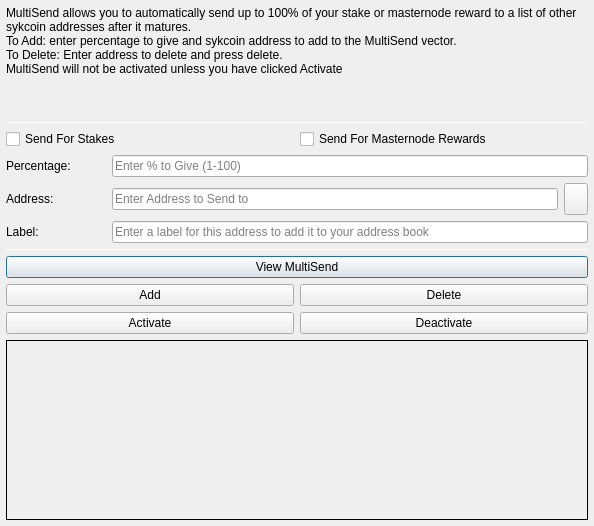
<?xml version="1.0" encoding="UTF-8"?>
<ui version="4.0">
 <class>MultiSendDialog</class>
 <widget class="QDialog" name="MultiSendDialog">
  <property name="windowModality">
   <enum>Qt::NonModal</enum>
  </property>
  <property name="geometry">
   <rect>
    <x>0</x>
    <y>0</y>
    <width>594</width>
    <height>526</height>
   </rect>
  </property>
  <property name="windowTitle">
   <string>MultiSend</string>
  </property>
  <layout class="QVBoxLayout" name="verticalLayout" stretch="0">
   <property name="margin">
    <number>6</number>
   </property>
   <item>
    <layout class="QVBoxLayout" name="verticalLayout_Main" stretch="1,1,1,0,1,1,1">
     <item>
      <widget class="QLabel" name="label_2">
       <property name="lineWidth">
        <number>1</number>
       </property>
       <property name="text">
        <string>MultiSend allows you to automatically send up to 100% of your stake or masternode reward to a list of other sykcoin addresses after it matures.
To Add: enter percentage to give and sykcoin address to add to the MultiSend vector.
To Delete: Enter address to delete and press delete.
MultiSend will not be activated unless you have clicked Activate</string>
       </property>
       <property name="alignment">
        <set>Qt::AlignLeading|Qt::AlignLeft|Qt::AlignTop</set>
       </property>
       <property name="wordWrap">
        <bool>true</bool>
       </property>
      </widget>
     </item>
     <item>
      <widget class="Line" name="line">
       <property name="minimumSize">
        <size>
         <width>0</width>
         <height>1</height>
        </size>
       </property>
       <property name="maximumSize">
        <size>
         <width>16777215</width>
         <height>1</height>
        </size>
       </property>
       <property name="orientation">
        <enum>Qt::Horizontal</enum>
       </property>
      </widget>
     </item>
     <item>
      <layout class="QVBoxLayout" name="verticalLayout_Settings">
       <item>
        <layout class="QHBoxLayout" name="horizontalLayout">
         <item>
          <widget class="QCheckBox" name="multiSendStakeCheckBox">
           <property name="text">
            <string>Send For Stakes</string>
           </property>
          </widget>
         </item>
         <item>
          <widget class="QCheckBox" name="multiSendMasternodeCheckBox">
           <property name="text">
            <string>Send For Masternode Rewards</string>
           </property>
          </widget>
         </item>
        </layout>
       </item>
       <item>
        <layout class="QHBoxLayout" name="horizontalLayout_6">
         <item>
          <widget class="QLabel" name="label">
           <property name="minimumSize">
            <size>
             <width>100</width>
             <height>0</height>
            </size>
           </property>
           <property name="toolTip">
            <string>Percentage of stake to send</string>
           </property>
           <property name="text">
            <string>Percentage:</string>
           </property>
          </widget>
         </item>
         <item>
          <widget class="QLineEdit" name="multiSendPercentEdit">
           <property name="toolTip">
            <string>Enter whole numbers 1 - 100</string>
           </property>
           <property name="placeholderText">
            <string>Enter % to Give (1-100)</string>
           </property>
          </widget>
         </item>
        </layout>
       </item>
       <item>
        <layout class="QHBoxLayout" name="horizontalLayout_7">
         <item>
          <widget class="QLabel" name="label_5">
           <property name="minimumSize">
            <size>
             <width>100</width>
             <height>0</height>
            </size>
           </property>
           <property name="toolTip">
            <string>Address to send portion of stake to</string>
           </property>
           <property name="text">
            <string>Address:</string>
           </property>
          </widget>
         </item>
         <item>
          <widget class="QLineEdit" name="multiSendAddressEdit">
           <property name="toolTip">
            <string/>
           </property>
           <property name="placeholderText">
            <string>Enter Address to Send to</string>
           </property>
          </widget>
         </item>
         <item>
          <widget class="QToolButton" name="addressBookButton">
           <property name="maximumSize">
            <size>
             <width>16777215</width>
             <height>32</height>
            </size>
           </property>
           <property name="toolTip">
            <string>Choose an address from the address book</string>
           </property>
           <property name="text">
            <string/>
           </property>
           <property name="icon">
            <iconset resource="../sykcoin.qrc">
             <normaloff>:/icons/address-book</normaloff>:/icons/address-book</iconset>
           </property>
           <property name="shortcut">
            <string>Alt+A</string>
           </property>
          </widget>
         </item>
        </layout>
       </item>
      </layout>
     </item>
     <item>
      <layout class="QHBoxLayout" name="horizontalLayout_3">
       <item>
        <widget class="QLabel" name="label_3">
         <property name="minimumSize">
          <size>
           <width>100</width>
           <height>0</height>
          </size>
         </property>
         <property name="text">
          <string>Label:</string>
         </property>
        </widget>
       </item>
       <item>
        <widget class="QLineEdit" name="labelAddressLabelEdit">
         <property name="placeholderText">
          <string>Enter a label for this address to add it to your address book</string>
         </property>
        </widget>
       </item>
      </layout>
     </item>
     <item>
      <widget class="Line" name="line_2">
       <property name="minimumSize">
        <size>
         <width>0</width>
         <height>1</height>
        </size>
       </property>
       <property name="maximumSize">
        <size>
         <width>16777215</width>
         <height>1</height>
        </size>
       </property>
       <property name="orientation">
        <enum>Qt::Horizontal</enum>
       </property>
      </widget>
     </item>
     <item>
      <layout class="QVBoxLayout" name="verticalLayout_Buttons">
       <item>
        <layout class="QHBoxLayout" name="horizontalLayout_4">
         <item>
          <widget class="QPushButton" name="viewButton">
           <property name="toolTip">
            <string/>
           </property>
           <property name="statusTip">
            <string>View MultiSend Vector</string>
           </property>
           <property name="text">
            <string>View MultiSend</string>
           </property>
          </widget>
         </item>
        </layout>
       </item>
       <item>
        <layout class="QHBoxLayout" name="horizontalLayout_2">
         <item>
          <widget class="QPushButton" name="addButton">
           <property name="toolTip">
            <string/>
           </property>
           <property name="statusTip">
            <string>Add to MultiSend Vector</string>
           </property>
           <property name="text">
            <string>Add</string>
           </property>
          </widget>
         </item>
         <item>
          <widget class="QPushButton" name="deleteButton">
           <property name="toolTip">
            <string/>
           </property>
           <property name="statusTip">
            <string>Delete Address From MultiSend Vector</string>
           </property>
           <property name="text">
            <string>Delete</string>
           </property>
          </widget>
         </item>
        </layout>
       </item>
       <item>
        <layout class="QHBoxLayout" name="horizontalLayout_5">
         <item>
          <widget class="QPushButton" name="activateButton">
           <property name="statusTip">
            <string>Activate MultiSend</string>
           </property>
           <property name="text">
            <string>Activate</string>
           </property>
          </widget>
         </item>
         <item>
          <widget class="QPushButton" name="disableButton">
           <property name="statusTip">
            <string>Deactivate MultiSend</string>
           </property>
           <property name="text">
            <string>Deactivate</string>
           </property>
          </widget>
         </item>
        </layout>
       </item>
      </layout>
     </item>
     <item>
      <widget class="QLabel" name="message">
       <property name="minimumSize">
        <size>
         <width>0</width>
         <height>180</height>
        </size>
       </property>
       <property name="frameShape">
        <enum>QFrame::Panel</enum>
       </property>
       <property name="frameShadow">
        <enum>QFrame::Plain</enum>
       </property>
       <property name="lineWidth">
        <number>1</number>
       </property>
       <property name="midLineWidth">
        <number>1</number>
       </property>
       <property name="text">
        <string/>
       </property>
       <property name="alignment">
        <set>Qt::AlignLeading|Qt::AlignLeft|Qt::AlignTop</set>
       </property>
       <property name="wordWrap">
        <bool>true</bool>
       </property>
      </widget>
     </item>
    </layout>
   </item>
  </layout>
 </widget>
 <resources>
  <include location="../sykcoin.qrc"/>
 </resources>
 <connections/>
</ui>
